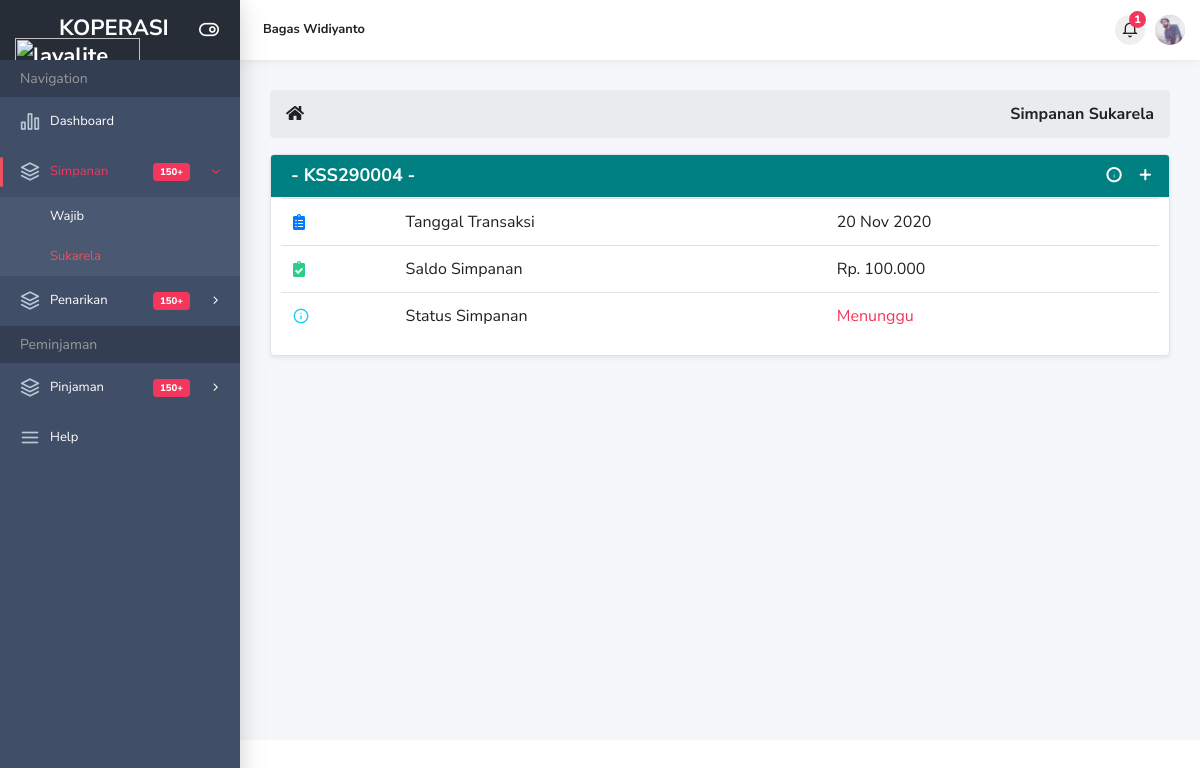
/simpanan_sukarela.php (signed in), run on the app's committed database.
### tables this page shows
CREATE TABLE `simpanan` (
  `ID_Simpanan` varchar(20) NOT NULL,
  `ID_Tabungan` varchar(20) NOT NULL,
  `Jenis_Simpanan` varchar(20) NOT NULL,
  `Tanggal_Transaksi` varchar(20) NOT NULL,
  `Saldo_Simpanan` varchar(20) NOT NULL,
  `Status_Simpanan` varchar(20) NOT NULL,
  `gambar` varchar(100) NOT NULL
);

### simpanan_sukarela.php (the view, shortened to what this page needs)
<?php include 'header.php'; ?>
<?php
function rp($angka)
{
    $hasil_rupiah = "Rp. " . number_format($angka, 0, '', '.');
    return $hasil_rupiah;
}
?>
<div class="main-content">
    <div class="container-fluid">
    <?php if($_SESSION['Level']=='Petugas'){ ?>
        <ol class="breadcrumb mb-4" style="font-size: 16px">
            <li><i class="fa fa-home" aria-hidden="true"></i></li>
            <li class="breadcrumb-item" style="margin-left: 10px"><a href="index.php">Dashboard</a></li>
            <li class="breadcrumb-item no-drop active">Simpanan Sukarela</li>
            <li class="ml-auto active font-weight-bold">Simpanan Sukarela</li>
        </ol>
    <?php }else{ ?>
        <ol class="breadcrumb" style="font-size: 16px">
            <li><i class="fa fa-home" aria-hidden="true"></i></li>
            <li class="ml-auto active font-weight-bold">Simpanan Sukarela</li>
        </ol>
    <?php } ?>
        <div class="row">
            <?php if($_SESSION['Level']=='Petugas'){ ?>
            <div class="col-md-12">
                <div class="card">
                    <div class="card-body">
                        <a href="tambah_simpanan.php" class="btn btn-primary btn-sm" style="margin-bottom: 10px; height: auto" data-toggle="tooltip" data-placement="top" title="Tambah Data Simpanan"><i class="fa fa-plus" aria-hidden="true"></i>Tambah Data</a>
                        <br>
                        <div style="overflow-x: auto;">
                            <table class=" table table-bordered display nowrap fixed" id="tabel-data" style="font-size: 16px;">
                                <col width="30px">
                                <col width="100px">
                                <col width="100px">
                                <col width="300px">
                                <col width="150px">
                                <col width="150px">
                                <col width="100px">
                                <col width="100px">
                                <thead>
                                    <tr align="center">
                                        <th>No</th>
                                        <th>ID Simpanan</th>
                                        <th>ID Tabungan</th>
                                        <th>Nama_Anggota</th>
                                        <th>Tanggal Transaksi</th>
                                        <th>Saldo Simpanan</th>
                                        <th>Gambar</th>
                                        <th>Status</th>
                                    </tr>
                                </thead>
                                <tbody>
                                    <?php
                                    $i = 1;
                                    $query = "SELECT * FROM simpanan INNER JOIN anggota
                                    on anggota.ID_Tabungan = simpanan.ID_Tabungan WHERE Jenis_Simpanan='Simpanan Sukarela'";
                                    $sql_total  = mysqli_query($konek, "SELECT SUM(Saldo_Simpanan) as Total_Sukarela FROM simpanan
                                    INNER JOIN anggota on anggota.ID_Tabungan = simpanan.ID_Tabungan WHERE Jenis_Simpanan='Simpanan Sukarela'");
                                    $total_sw   = mysqli_fetch_array($sql_total);
                                    $sw         = $total_sw['Total_Sukarela'];
                                    $sql = mysqli_query($konek, "$query");
                                    while ($w = mysqli_fetch_array($sql)) {
                                        $color = "color:" . ($w['Status_Simpanan'] == 'Konfirmasi' ? 'black' : 'red') . "";
                                    ?>
                                        <tr style="<?= $color; ?>">
                                            <td align="center"><?= $i++; ?></td>
                                            <td align="center"><?= $w["ID_Simpanan"]; ?></td>
                                            <td align="center"><?= $w["ID_Tabungan"]; ?></td>
                                            <td><?= $w["Nama_Anggota"]; ?></td>
                                            <td align="right"><?= tgl($w["Tanggal_Transaksi"]); ?></td>
                                            <td align="right"><?= rupiah($w["Saldo_Simpanan"]); ?></td>
                                            <td align="center">
                                                <a id="view" data-toggle="modal" data-target="#editLayoutItem" data-ID_Simpanan="<?= $w['ID_Simpanan']; ?>" data-ID_Tabungan="<?= $w['ID_Tabungan']; ?>" data-Jenis_Simpanan="<?= $w['Jenis_Simpanan']; ?>" data-Nama_Anggota="<?= $w['Nama_Anggota']; ?>" data-Tanggal_Transaksi="<?= $w['Tanggal_Transaksi']; ?>" data-Saldo_Simpanan="<?= $w['Saldo_Simpanan']; ?>" data-gambar="<?= $w['gambar']; ?>" class=" w-40 w-sm-100" data-toggle="tooltip" data-placement="top" title="Klik untuk melihat gambar ukuran besar">
                                                    <img src="img/<?= $w['gambar']; ?>" width="80">
                                            </td>
                                            <td align="center"><?= $w["Status_Simpanan"]; ?></td>
                                        </tr>
                                    <?php } ?>
                                </tbody>
                            </table>
                        </div>
                        <div class='border'>
                            <p class="p-2">Total Simpanan Sukarela : <?php if (isset($sw)) {
                                                                        echo rp($sw);
                                                                    } ?></p>
                        </div>
                    </div>
                </div>
            </div>
            <?php } else { ?>
                <div class="col-md-12">
                    <?php
                        $query = "SELECT * from simpanan INNER JOIN anggota
                        on anggota.ID_Tabungan = simpanan.ID_Tabungan WHERE Jenis_Simpanan='Simpanan Sukarela'
                        AND anggota.ID_User='$_SESSION[ID_User]'";
                        $sql = mysqli_query($konek, "$query");
                        while ($w = mysqli_fetch_array($sql)) {
                            $color = ($w['Status_Simpanan'] == 'Konfirmasi' ? 'text-success' : 'text-danger');
                    ?>
                        <div class="widget border shadow-sm" style="margin-bottom:2px">
                            <div class="widget-header bg-teal text-white">
                                <h3 class="widget-title h5 font-weight-bold">- <?= $w['ID_Simpanan']?> -</h3>
                                <div class="widget-tools pull-right">
                                    <a href="#"><button class="btn btn-sm btn-widget-tool ik ik-info text-white" data-toggle="modal" data-target="#exampleModal"></button></a>
                                    <button type="button" class="btn btn-sm btn-widget-tool minimize-widget text-white ik ik-plus"></button>
                                </div>
                            </div>
                            <div class="widget-body" style="padding: 0px 10px;">
                                <table class="table">
                                    <tr>
                                        <td><i class="fas fa-clipboard-list text-primary"></i></td>
                                        <td>Tanggal Transaksi</td>
                                        <td><?= tgl($w['Tanggal_Transaksi']); ?></td>
                                    </tr>
                                    <tr>
                                        <td><i class="fas fa-clipboard-check text-success"></i></td>
                                        <td>Saldo Simpanan</td>
                                        <td><?= rp($w['Saldo_Simpanan']); ?></td>
                                    </tr>
                                    <tr>
                                        <td><i class="ik ik-info text-info"></i></td>
                                        <td>Status Simpanan</td>
                                        <td class="<?= $color; ?>"><?= $w['Status_Simpanan']; ?></td>
                                    </tr>
                                </table>
                            </div>
                        </div>
                    <?php } ?>
                </div>
            <?php } ?>
        </div>
    </div>
</div>
<?php include 'footer.php'; ?>

### data on the page
simpanan: ID_Simpanan "KSS290004", Tanggal_Transaksi "20 Nov 2020", Saldo_Simpanan "Rp. 100.000", Status_Simpanan "Menunggu"

### other printed values
$_SESSION['Nama_Lengkap'] "Bagas Widiyanto"
